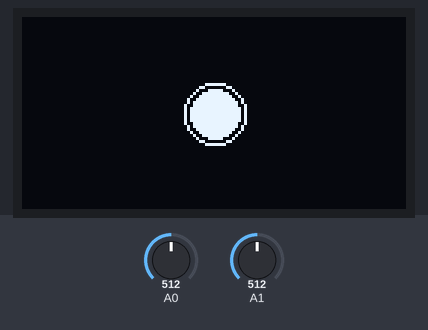
Recording of a sketch running on a simulated Arduino Uno, built with avr-gcc and run on an emulated ATmega328P. Shown: 128×64 one-colour display. The test bench sets the inputs (shaded band); at power-on: A0 = 512, A1 = 512. The display library's start-up logo is not drawn.

Above: at 3.2 s.
3.3 s: A0 set to 716
Timing chart, 0 to 6.3 s (numbered marks = the images above; inputs shaded):
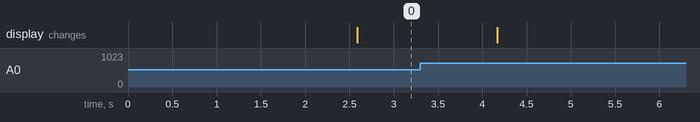

The sketch:

spirit_level_v2.ino
```cpp
/*
 * Digital Spirit Level v1
 *
 * learnelectronics
 * 10 MAR 2017
 *
 * www.youtube.com/c/learnelectronics
 * arduino0169@gmail.com
 */
//---------------------------------------------------------------------------------------------------------------
//                                                 LIBRARIES
//---------------------------------------------------------------------------------------------------------------

#include <Wire.h>                                 //wire library for oled
#include <Adafruit_SSD1306.h>                     //oled driver

//---------------------------------------------------------------------------------------------------------------
//                                                  DEFINES
//---------------------------------------------------------------------------------------------------------------

#define OLED_RESET 4                              //used by adafruit library

//---------------------------------------------------------------------------------------------------------------
//                                              LIBRARY OBJECTS
//---------------------------------------------------------------------------------------------------------------

Adafruit_SSD1306 display(OLED_RESET);             //create instance of oled called display

//---------------------------------------------------------------------------------------------------------------
//                                                  VARIABLES
//---------------------------------------------------------------------------------------------------------------

float x0;                                         //initial reading of x (0 point)
float y0;                                         //initial reading of y (0 point)
float xnow;                                       //current reading of x
float ynow;                                       //current reading of y
int xplot;                                        //difference from center x axis
int yplot;                                        //difference from center y axis


//---------------------------------------------------------------------------------------------------------------
//                                                    SETUP
//---------------------------------------------------------------------------------------------------------------

void setup()   {

  display.begin(SSD1306_SWITCHCAPVCC, 0x3C);      //start oled @ hex addy 0x3C
  display.display();                              //clear display
  display.clearDisplay();                         //clear display
  delay(1000);                                    //wait 1 sec to get 0 reading
  x0 = analogRead(A0);                            //get 0 reading of x
  y0 = analogRead(A1);                            //get 0 reading of y
  delay(1000);                                    //wait 1 sec before beginning

}

//---------------------------------------------------------------------------------------------------------------
//                                                  MAIN LOOP
//---------------------------------------------------------------------------------------------------------------

void loop() {

  xnow = analogRead(A0);                          //get current value of x
  ynow = analogRead(A1);                          //get current value of y

  display.drawCircle(64, 32, 10, WHITE);          //draw the bullseye that marks center (xcenter,ycenter,radius,color)

  if(xnow>x0+5){                                  //if tilted left (5 unit buffer zone)
    xplot = (xnow-x0)+64;                         //difference is current-0 offset by center point
  }

  else if(xnow<x0-5){                             //if tilted right (5 unit buffer zone)
    xplot = 64-(x0-xnow);                         //difference is center point offset by 0-current
  }

  else{                                           //otherwise x axis is centered
    xplot = 64;                                   // center point
  }


if(ynow>y0+5){
    yplot = (ynow-y0)+32;
  }

  else if(ynow<y0-5){
    yplot = 32-(y0-ynow);
  }

  else{
    yplot = 32;
  }

  display.fillCircle(xplot, yplot, 8, WHITE);     //draw filled dot (xcenter,ycenter,radius,color)

  delay(500);                                     //wait 1/2 sec to make it more stable
  display.display();                              //show whats in the buffer
  display.clearDisplay();                         //clear screen & buffer
}
```
